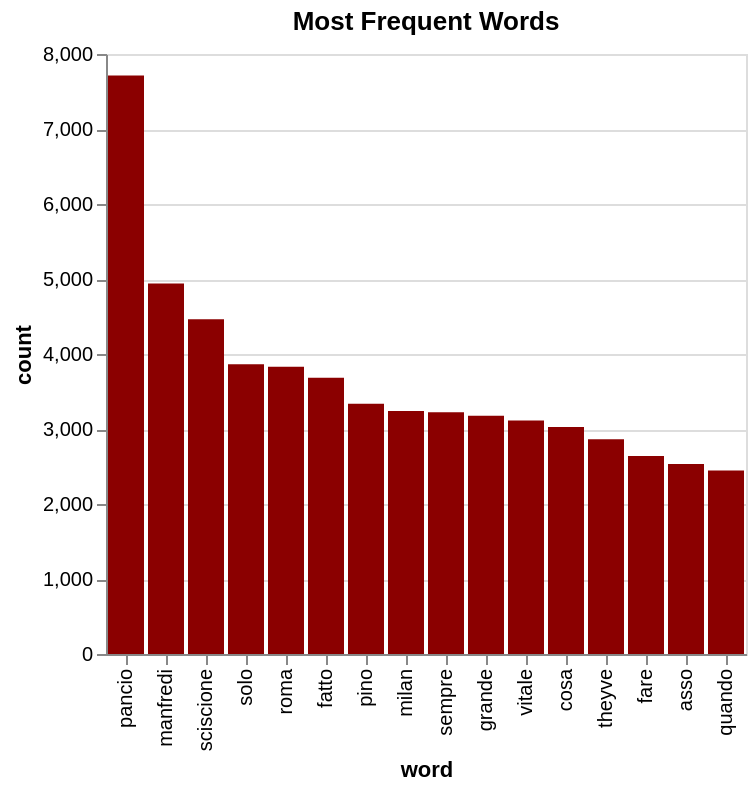

Specify this chart in Vega-Lite:
### Vega-Lite specification from a JSON file in a GitHub repository (floating-point values rounded to 4 significant figures)
{"config": {"view": {"continuousWidth": 300, "continuousHeight": 300}}, "data": {"name": "data-163ae0e1ae36de88d22a0d7adbc0ca3c"}, "mark": {"type": "bar", "color": "darkred", "tooltip": true}, "encoding": {"x": {"field": "word", "sort": null, "type": "nominal"}, "y": {"field": "count", "type": "quantitative"}}, "title": "Most Frequent Words", "width": "container", "$schema": "https://vega.github.io/schema/vega-lite/v4.17.0.json", "datasets": {"data-163ae0e1ae36de88d22a0d7adbc0ca3c": [{"word": "pancio", "count": 7715}, {"word": "manfredi", "count": 4939}, {"word": "sciscione", "count": 4463}, {"word": "solo", "count": 3862}, {"word": "roma", "count": 3831}, {"word": "fatto", "count": 3682}, {"word": "pino", "count": 3336}, {"word": "milan", "count": 3241}, {"word": "sempre", "count": 3225}, {"word": "grande", "count": 3178}, {"word": "vitale", "count": 3114}, {"word": "cosa", "count": 3026}, {"word": "theyve", "count": 2865}, {"word": "fare", "count": 2640}, {"word": "asso", "count": 2535}, {"word": "quando", "count": 2447}]}}
